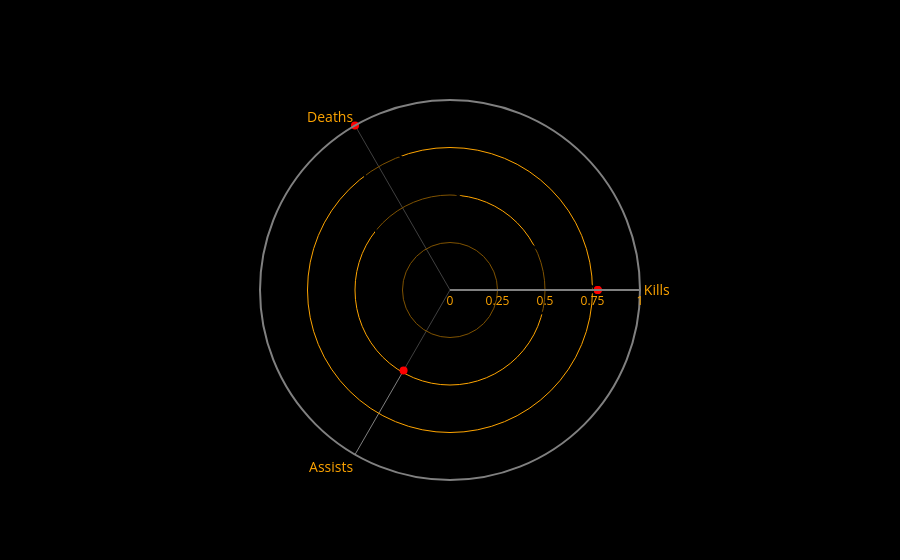

Notebook cell for this chart:
### Code cell
import plotly.graph_objects as go
import numpy as np


labels = ['Kills', 'Deaths', 'Assists']
values = [35, 45, 22]  

max_value = max(values)
values_normalized = [val / max_value for val in values]



theta = [0, 120, 240]
r = [1, 1, 1]  


values_filled = [val / max_value for val in values]  


values_filled.append(values_filled[0])
theta.append(theta[0])


fig = go.Figure()


fig.add_trace(go.Scatterpolar(
    r=values_filled,
    theta=theta,
    fill='toself',
    line=dict(color='black'),
    marker=dict(size=8, color='red'),  
    showlegend=True,  
    hovertemplate='%{r}<extra></extra>'  
))


fig.update_layout(
    polar=dict(
        bgcolor='black',  
        angularaxis=dict(
            tickvals=[0, 120, 240],  
            ticktext=['Kills', 'Deaths', 'Assists'],  
            linewidth=2,
            linecolor='gray',  
            gridcolor='gray',  
            showgrid=True,  
            tickangle=0,  
            tickfont=dict(size=14, color='orange'),  
        ),
        radialaxis=dict(
            visible=True,  
            linewidth=2,
            linecolor='gray',
            gridcolor='orange',  
            range=[0, 1],  
            tickvals=[0, 0.25, 0.5, 0.75, 1],  
            tickfont=dict(color='orange'),  
        )
    ),
    paper_bgcolor='black',  
    font=dict(color='gray'),  
    showlegend=False,  
    hovermode='closest',  
)


fig.show()

### Figure 1 — Plotly figure (JSON) as saved in the notebook; plotly's stock layout.template omitted (floating-point values rounded to 4 significant figures)
{"data": [{"fill": "toself", "hovertemplate": "%{r}<extra></extra>", "line": {"color": "black"}, "marker": {"color": "red", "size": 8}, "r": [0.7778, 1, 0.4889, 0.7778], "showlegend": true, "theta": [0, 120, 240, 0], "type": "scatterpolar"}], "layout": {"font": {"color": "gray"}, "hovermode": "closest", "paper_bgcolor": "black", "polar": {"angularaxis": {"gridcolor": "gray", "linecolor": "gray", "linewidth": 2, "showgrid": true, "tickangle": 0, "tickfont": {"color": "orange", "size": 14}, "ticktext": ["Kills", "Deaths", "Assists"], "tickvals": [0, 120, 240]}, "bgcolor": "black", "radialaxis": {"gridcolor": "orange", "linecolor": "gray", "linewidth": 2, "range": [0, 1], "tickfont": {"color": "orange"}, "tickvals": [0, 0.25, 0.5, 0.75, 1], "visible": true}}, "showlegend": false}}
